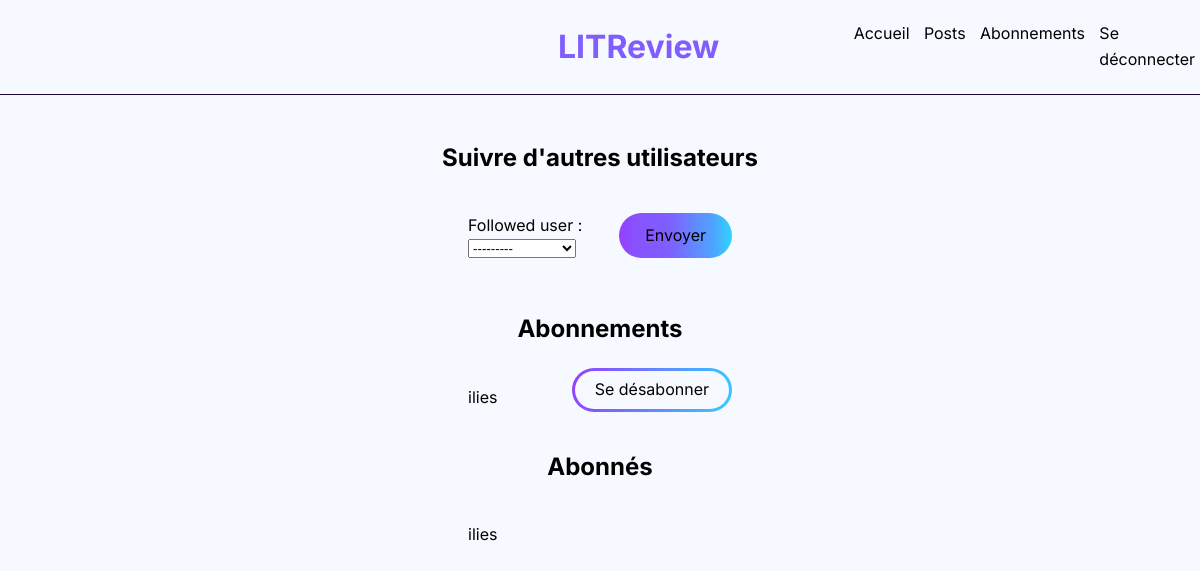
/follow/ (signed in), run on an earlier commit of the app's database.
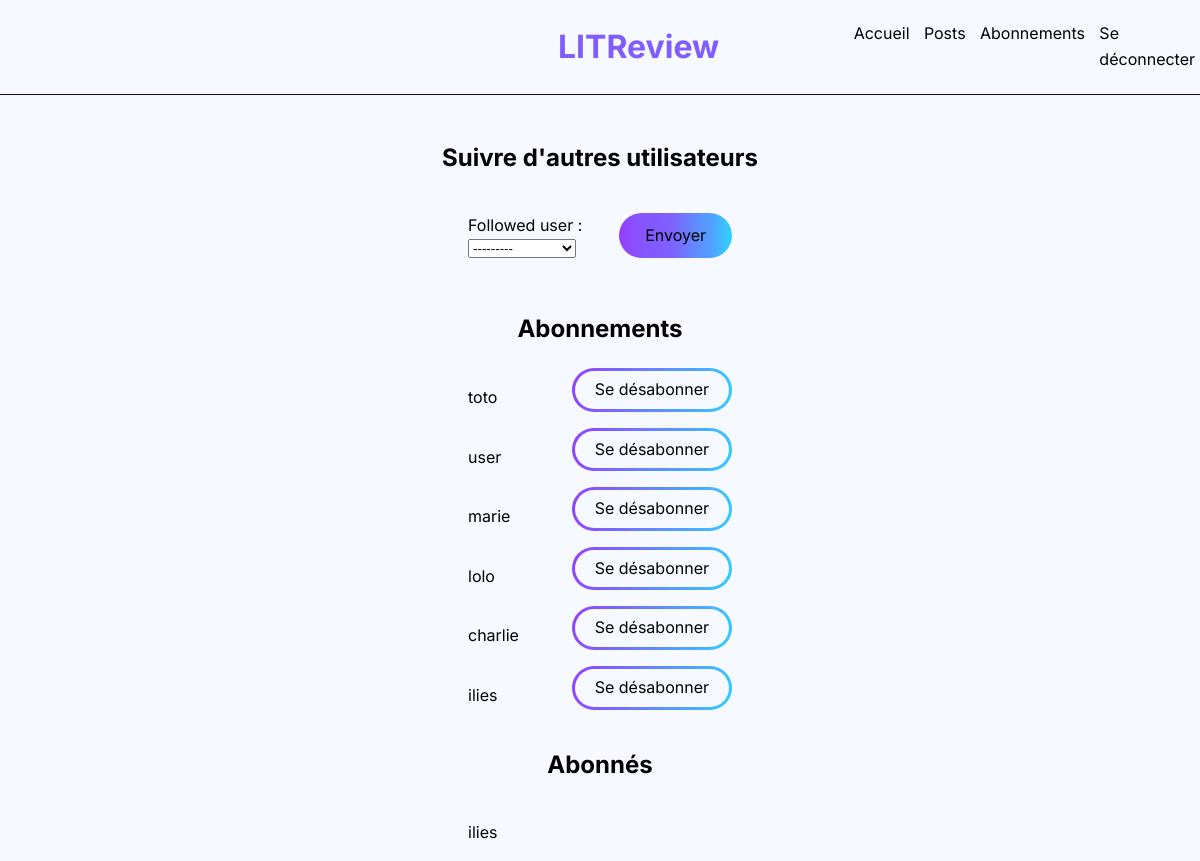
And on a later commit of the database.
### follow/models.py (models this page shows, shortened)
class UserFollows(models.Model):
    user = models.ForeignKey(
        settings.AUTH_USER_MODEL, on_delete=models.CASCADE, related_name="following"
    )
    followed_user = models.ForeignKey(
        settings.AUTH_USER_MODEL, on_delete=models.CASCADE, related_name="followed_by"
    )
    class Meta:
        unique_together = ("user", "followed_user")

### authentication/models.py (models this page shows)
class User(AbstractUser):
    pass

### follow/views.py (the view)
# urls.py: path("follow/", follow.views.follow, name="follow"),
@login_required
def follow(request):
    if request.method == "GET":
        form = forms.UserFollowsForm(user=request.user)
        followed_users = models.UserFollows.objects.filter(user=request.user)
        following_users = models.UserFollows.objects.filter(followed_user=request.user)
        context = {
            "form": form,
            "followed_users": followed_users,
            "following_users": following_users,
        }
        return render(request, "follow/follow.html", context)
    elif request.method == "POST":
        followed_user = User.objects.get(pk=request.POST["followed_user"])
        models.UserFollows.objects.create(
            user=request.user, followed_user=followed_user
        )
        return redirect("home")

### follow/forms.py
class UserFollowsForm(forms.ModelForm):
    class Meta:
        model = models.UserFollows
        fields = ["followed_user"]
    def __init__(self, user, *args, **kwargs):
        super().__init__(*args, **kwargs)
        followed_users = models.UserFollows.objects.filter(user=user)
        users_id = [user.id]
        for user1 in followed_users:
            users_id += [user1.followed_user.id]
        self.fields["followed_user"].queryset = User.objects.exclude(id__in=users_id)

### follow/templates/follow/follow.html (shortened to what this page needs)
{% extends 'base.html' %}
{% block content %}
<div id="follow">
    <h2>Suivre d'autres utilisateurs</h2>
    <div id="follow-user">
        <form method="post" class="flex">
            {{ form.as_p }}
            <button class="button_full" type="submit" >Envoyer</button>
        </form>
    </div>
    <h2>Abonnements</h2>
    <div id="unfollow">
        {% if followed_users %}
        {% for elem in followed_users %}
        <div class="flex">
            <p> {{ elem.followed_user }} </p>
            <form action="{% url 'unfollow' id_user=elem.followed_user.id %}" method="post">
                <button class="button_stroke" type="submit"> Se désabonner</button>
            </form>
        </div>
        {% endfor %}
        {% else %}
        <p> Vous n'avez pas d'abonnements</p>
        {% endif %}
    </div>
    <h2>Abonnés</h2>
    <div id="follower">
        {% if following_users %}
        {% for elem in following_users %}
        <div>
            <p> {{ elem.user }} </p>
        </div>
        {% endfor %}
        {% else %}
        <p> Vous n'avez pas d'abonnés</p>
        {% endif %}
    </div>
</div>
{% endblock content %}

What changed in the data, as far as the page shows it:
added UserFollows: followed_user "toto", shown under "Abonnements"
added UserFollows: followed_user "user", shown under "Abonnements"
added UserFollows: followed_user "marie", shown under "Abonnements"
added UserFollows: followed_user "lolo", shown under "Abonnements"
added UserFollows: followed_user "charlie", shown under "Abonnements"
